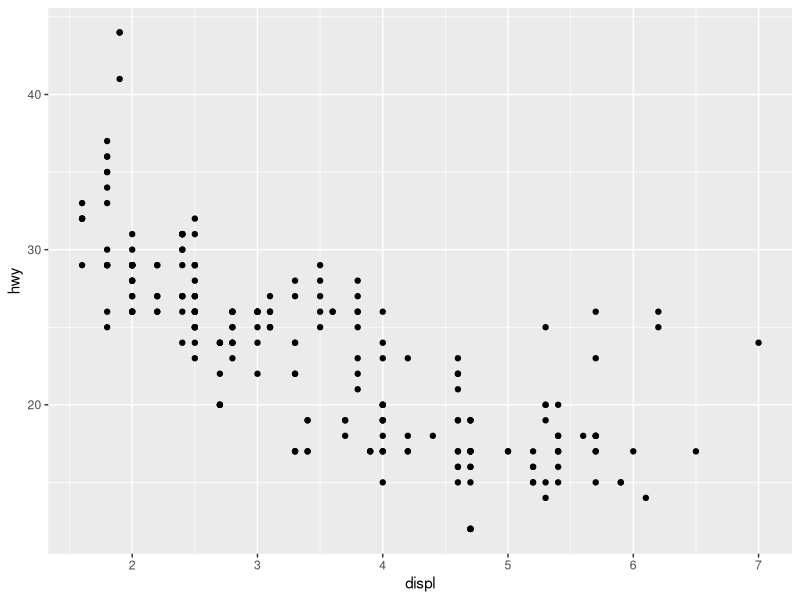
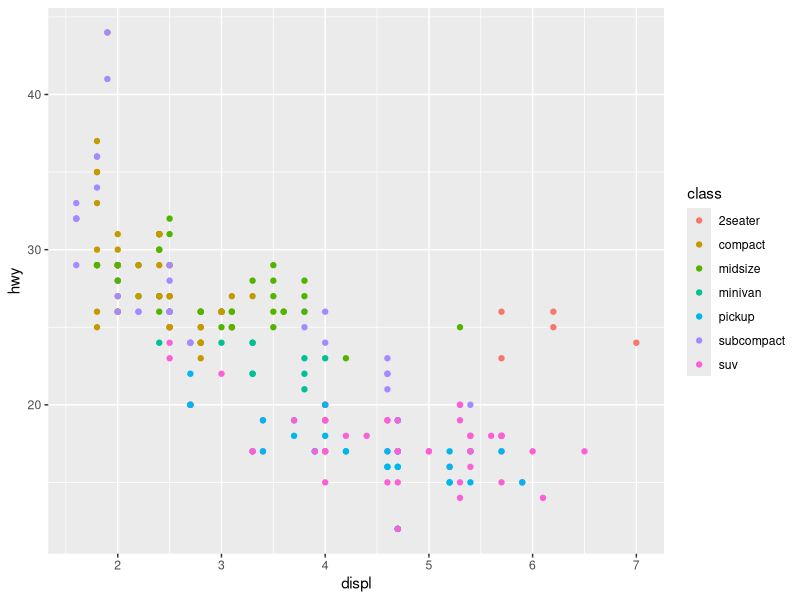
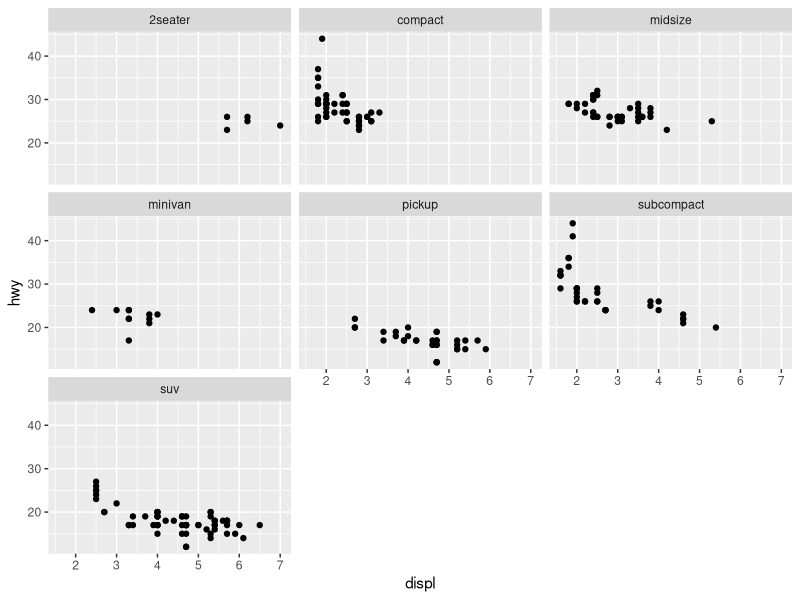
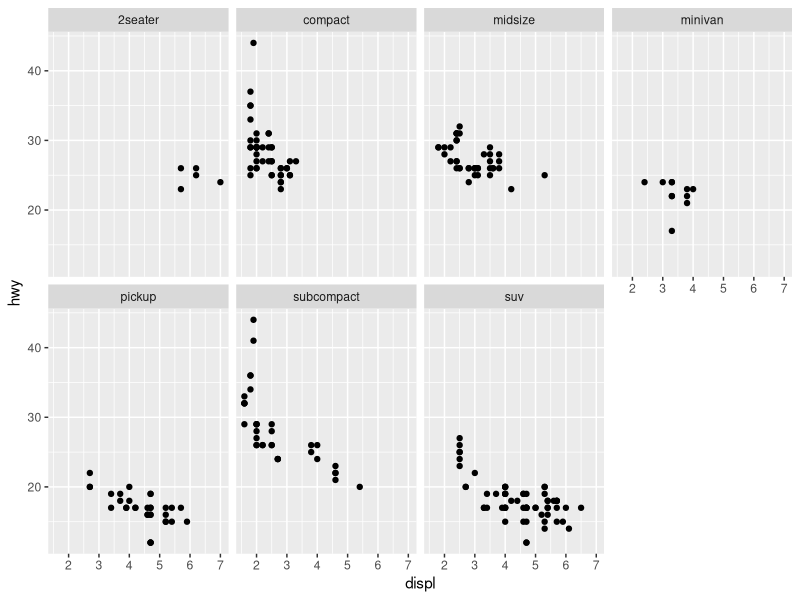
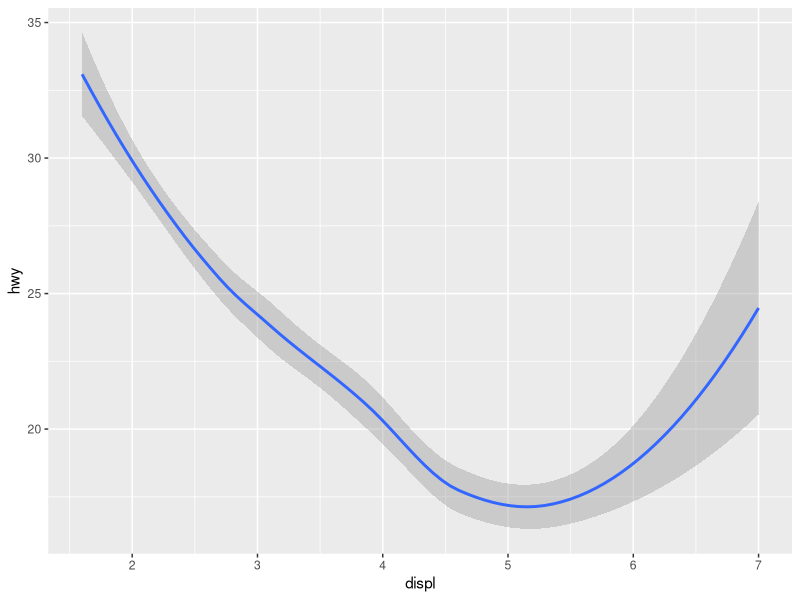
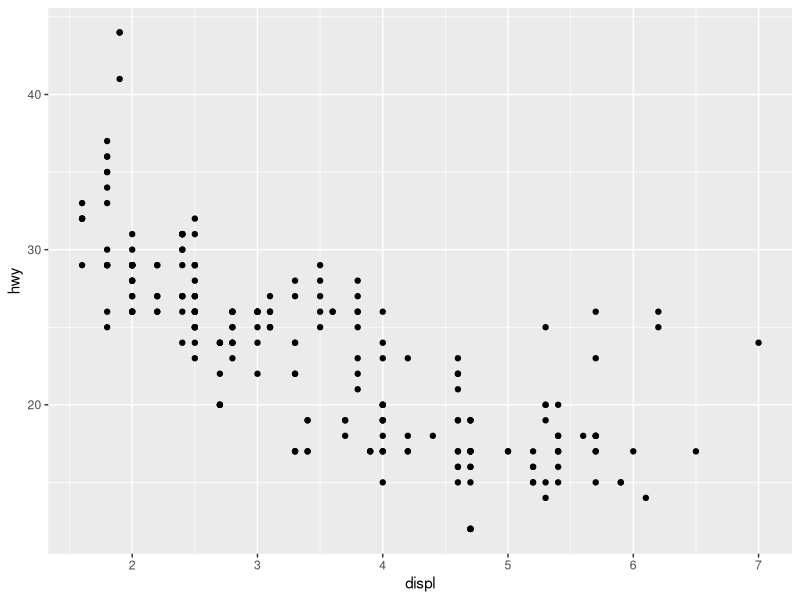
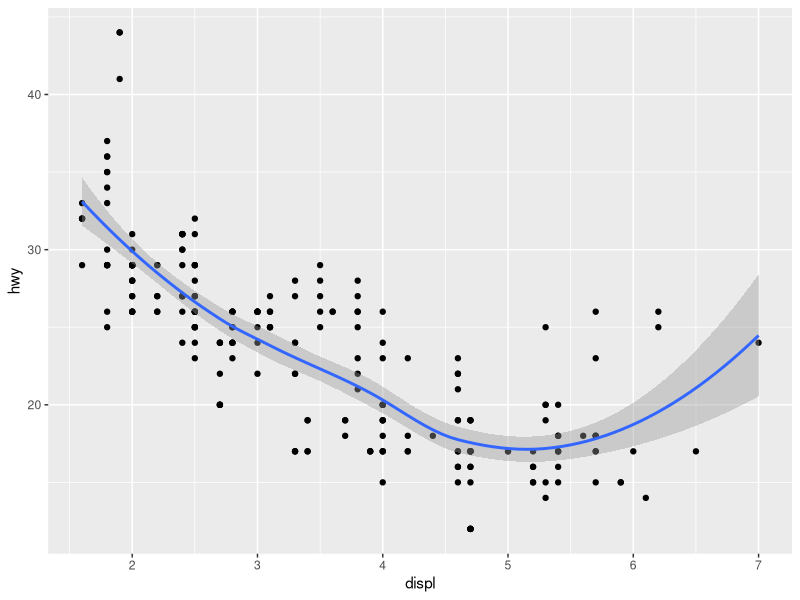
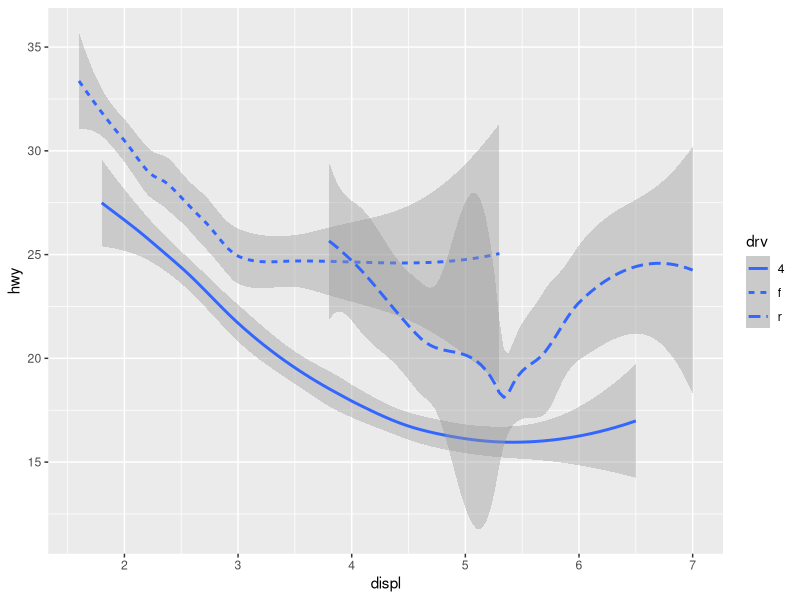

The R source for these figures, in order:
##data visualization part 2
x=5
x>3
library(ggplot2) #before you use it
?ggplot
data(mpg)
names(mpg)
dim(mpg)

#scatterplot
ggplot(data=mpg,aes(x=displ,y=hwy))+
  geom_point()

#scatterplot with colors from class
ggplot(data=mpg,aes(x=displ,y=hwy,color=class))+
  geom_point()
##add a facet
ggplot(data=mpg,aes(x=displ, y=hwy))+
  geom_point()+
  facet_wrap(~class)
#change the display of small pictures
ggplot(data=mpg,aes(x=displ, y=hwy))+
  geom_point()+
  facet_wrap(~class,nrow=2)
#geoms

#smooth line to describe the relationship of displ and hwy
ggplot(data=mpg,aes(x=displ,y=hwy))+
  geom_smooth()

#scatterplot
ggplot(data=mpg,aes(x=displ,y=hwy))+
  geom_point()

#layer them
ggplot(data=mpg,aes(x=displ,y=hwy))+
  geom_point()+
  geom_smooth()
#look for variables 
?mpg
##different smooth line for different drive train
ggplot(data=mpg,aes(x=displ,y=hwy))+
  geom_smooth(aes(linetype=drv))

##change color according to drv
ggplot(data=mpg,aes(x=displ,y=hwy,color=drv))+
  geom_point()+
  geom_smooth(aes(linetype=drv))

##change color according to drv, smooth line without se
ggplot(data=mpg,aes(x=displ,y=hwy,color=drv))+
  geom_point()+
  geom_smooth(aes(linetype=drv),se=FALSE)

##change color according to drv, smooth line without se
##want solid smooth line
ggplot(data=mpg,aes(x=displ,y=hwy,color=drv))+
  geom_point()+
  geom_smooth(se=FALSE)
